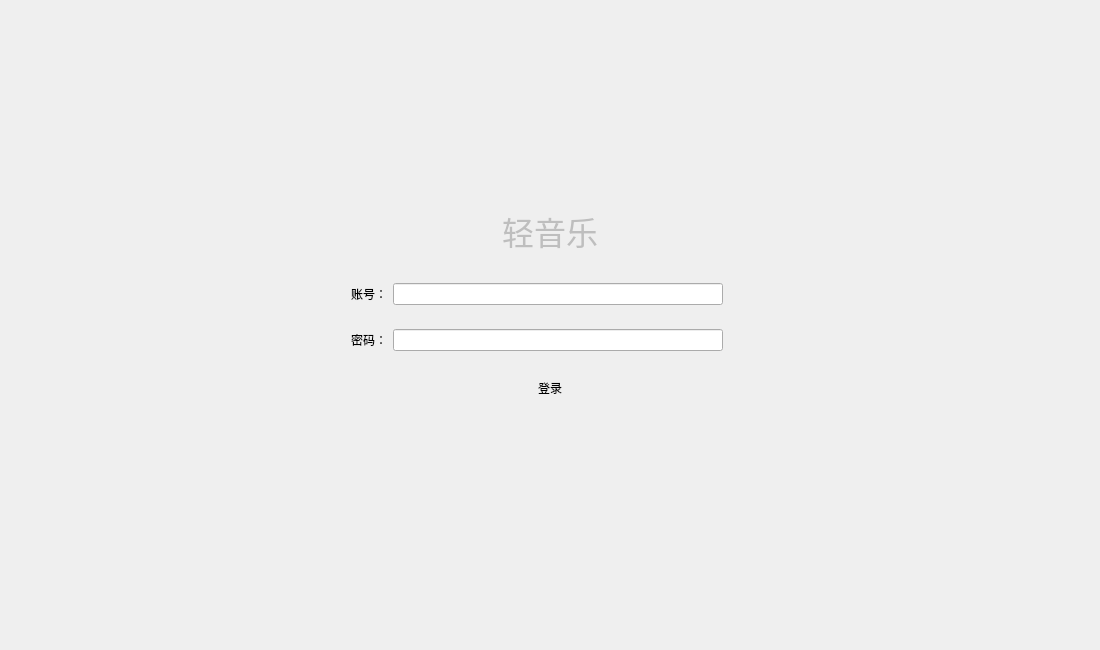
<?xml version="1.0" encoding="UTF-8"?>
<ui version="4.0">
 <class>Login</class>
 <widget class="QWidget" name="Login">
  <property name="enabled">
   <bool>true</bool>
  </property>
  <property name="geometry">
   <rect>
    <x>0</x>
    <y>0</y>
    <width>1100</width>
    <height>650</height>
   </rect>
  </property>
  <property name="windowTitle">
   <string>轻音乐</string>
  </property>
  <property name="windowIcon">
   <iconset resource="res.qrc">
    <normaloff>:/Image/Yinyue.png</normaloff>:/Image/Yinyue.png</iconset>
  </property>
  <property name="styleSheet">
   <string notr="true">#Login{
border-image:url(:/Image/Beijing10.png)
}
</string>
  </property>
  <property name="locale">
   <locale language="Chinese" country="China"/>
  </property>
  <layout class="QGridLayout" name="gridLayout">
   <item row="0" column="0">
    <spacer name="verticalSpacer">
     <property name="orientation">
      <enum>Qt::Vertical</enum>
     </property>
     <property name="sizeHint" stdset="0">
      <size>
       <width>20</width>
       <height>40</height>
      </size>
     </property>
    </spacer>
   </item>
   <item row="1" column="0">
    <widget class="QWidget" name="widget_5" native="true">
     <layout class="QGridLayout" name="gridLayout_2">
      <item row="0" column="0">
       <spacer name="horizontalSpacer_8">
        <property name="orientation">
         <enum>Qt::Horizontal</enum>
        </property>
        <property name="sizeHint" stdset="0">
         <size>
          <width>40</width>
          <height>20</height>
         </size>
        </property>
       </spacer>
      </item>
      <item row="0" column="1">
       <widget class="QPushButton" name="pushButton_2">
        <property name="enabled">
         <bool>false</bool>
        </property>
        <property name="sizePolicy">
         <sizepolicy hsizetype="Minimum" vsizetype="Minimum">
          <horstretch>0</horstretch>
          <verstretch>0</verstretch>
         </sizepolicy>
        </property>
        <property name="styleSheet">
         <string notr="true">qproperty-icon: url(:/Image/Yinyue.png);
icon-size: 80px 80px;
font-size: 24pt;
</string>
        </property>
        <property name="text">
         <string>轻音乐</string>
        </property>
        <property name="flat">
         <bool>true</bool>
        </property>
       </widget>
      </item>
      <item row="0" column="2">
       <spacer name="horizontalSpacer_9">
        <property name="orientation">
         <enum>Qt::Horizontal</enum>
        </property>
        <property name="sizeHint" stdset="0">
         <size>
          <width>40</width>
          <height>20</height>
         </size>
        </property>
       </spacer>
      </item>
     </layout>
    </widget>
   </item>
   <item row="2" column="0">
    <widget class="QWidget" name="widget_2" native="true">
     <layout class="QHBoxLayout" name="horizontalLayout_2">
      <item>
       <spacer name="horizontalSpacer">
        <property name="orientation">
         <enum>Qt::Horizontal</enum>
        </property>
        <property name="sizeHint" stdset="0">
         <size>
          <width>40</width>
          <height>20</height>
         </size>
        </property>
       </spacer>
      </item>
      <item>
       <widget class="QLabel" name="label_Account">
        <property name="text">
         <string>账号：</string>
        </property>
       </widget>
      </item>
      <item>
       <widget class="QLineEdit" name="lineEdit_Account"/>
      </item>
      <item>
       <spacer name="horizontalSpacer_2">
        <property name="orientation">
         <enum>Qt::Horizontal</enum>
        </property>
        <property name="sizeHint" stdset="0">
         <size>
          <width>40</width>
          <height>20</height>
         </size>
        </property>
       </spacer>
      </item>
      <item>
       <widget class="QPushButton" name="pushButton">
        <property name="maximumSize">
         <size>
          <width>20</width>
          <height>20</height>
         </size>
        </property>
        <property name="styleSheet">
         <string notr="true">background:transparent;</string>
        </property>
        <property name="text">
         <string/>
        </property>
        <property name="default">
         <bool>false</bool>
        </property>
        <property name="flat">
         <bool>true</bool>
        </property>
       </widget>
      </item>
     </layout>
    </widget>
   </item>
   <item row="4" column="0">
    <widget class="QWidget" name="widget" native="true">
     <layout class="QHBoxLayout" name="horizontalLayout">
      <item>
       <spacer name="horizontalSpacer_3">
        <property name="orientation">
         <enum>Qt::Horizontal</enum>
        </property>
        <property name="sizeHint" stdset="0">
         <size>
          <width>40</width>
          <height>20</height>
         </size>
        </property>
       </spacer>
      </item>
      <item>
       <widget class="QLabel" name="label_Password">
        <property name="text">
         <string>密码：</string>
        </property>
       </widget>
      </item>
      <item>
       <widget class="QLineEdit" name="lineEdit_Password">
        <property name="echoMode">
         <enum>QLineEdit::Password</enum>
        </property>
       </widget>
      </item>
      <item>
       <widget class="QPushButton" name="pushButton_Show">
        <property name="maximumSize">
         <size>
          <width>20</width>
          <height>20</height>
         </size>
        </property>
        <property name="styleSheet">
         <string notr="true">qproperty-icon: url(:/Image/Xiaoyanjingbi.png);
icon-size: 20px 20px;
</string>
        </property>
        <property name="text">
         <string/>
        </property>
        <property name="flat">
         <bool>true</bool>
        </property>
       </widget>
      </item>
      <item>
       <spacer name="horizontalSpacer_4">
        <property name="orientation">
         <enum>Qt::Horizontal</enum>
        </property>
        <property name="sizeHint" stdset="0">
         <size>
          <width>40</width>
          <height>20</height>
         </size>
        </property>
       </spacer>
      </item>
     </layout>
    </widget>
   </item>
   <item row="5" column="0">
    <widget class="QWidget" name="widget_3" native="true">
     <layout class="QHBoxLayout" name="horizontalLayout_3">
      <item>
       <spacer name="horizontalSpacer_5">
        <property name="orientation">
         <enum>Qt::Horizontal</enum>
        </property>
        <property name="sizeHint" stdset="0">
         <size>
          <width>40</width>
          <height>20</height>
         </size>
        </property>
       </spacer>
      </item>
      <item>
       <widget class="QPushButton" name="pushButton_Login">
        <property name="text">
         <string>               登录               </string>
        </property>
        <property name="flat">
         <bool>true</bool>
        </property>
       </widget>
      </item>
      <item>
       <spacer name="horizontalSpacer_6">
        <property name="orientation">
         <enum>Qt::Horizontal</enum>
        </property>
        <property name="sizeHint" stdset="0">
         <size>
          <width>40</width>
          <height>20</height>
         </size>
        </property>
       </spacer>
      </item>
     </layout>
    </widget>
   </item>
   <item row="6" column="0">
    <spacer name="verticalSpacer_2">
     <property name="orientation">
      <enum>Qt::Vertical</enum>
     </property>
     <property name="sizeHint" stdset="0">
      <size>
       <width>20</width>
       <height>40</height>
      </size>
     </property>
    </spacer>
   </item>
   <item row="7" column="0">
    <widget class="QWidget" name="widget_4" native="true">
     <property name="styleSheet">
      <string notr="true">qproperty-icon: url(:/Image/Fanhui.png);
icon-size: 40px 40px;
</string>
     </property>
     <layout class="QHBoxLayout" name="horizontalLayout_4">
      <item>
       <widget class="QPushButton" name="pushButton_Enroll">
        <property name="styleSheet">
         <string notr="true">qproperty-icon: url(:/Image/Zhuce.png);
icon-size: 40px 40px;
</string>
        </property>
        <property name="text">
         <string/>
        </property>
        <property name="flat">
         <bool>true</bool>
        </property>
       </widget>
      </item>
      <item>
       <spacer name="horizontalSpacer_7">
        <property name="orientation">
         <enum>Qt::Horizontal</enum>
        </property>
        <property name="sizeHint" stdset="0">
         <size>
          <width>40</width>
          <height>20</height>
         </size>
        </property>
       </spacer>
      </item>
      <item>
       <widget class="QPushButton" name="pushButton_Back">
        <property name="text">
         <string/>
        </property>
        <property name="flat">
         <bool>true</bool>
        </property>
       </widget>
      </item>
     </layout>
    </widget>
   </item>
  </layout>
 </widget>
 <resources>
  <include location="res.qrc"/>
 </resources>
 <connections/>
</ui>
